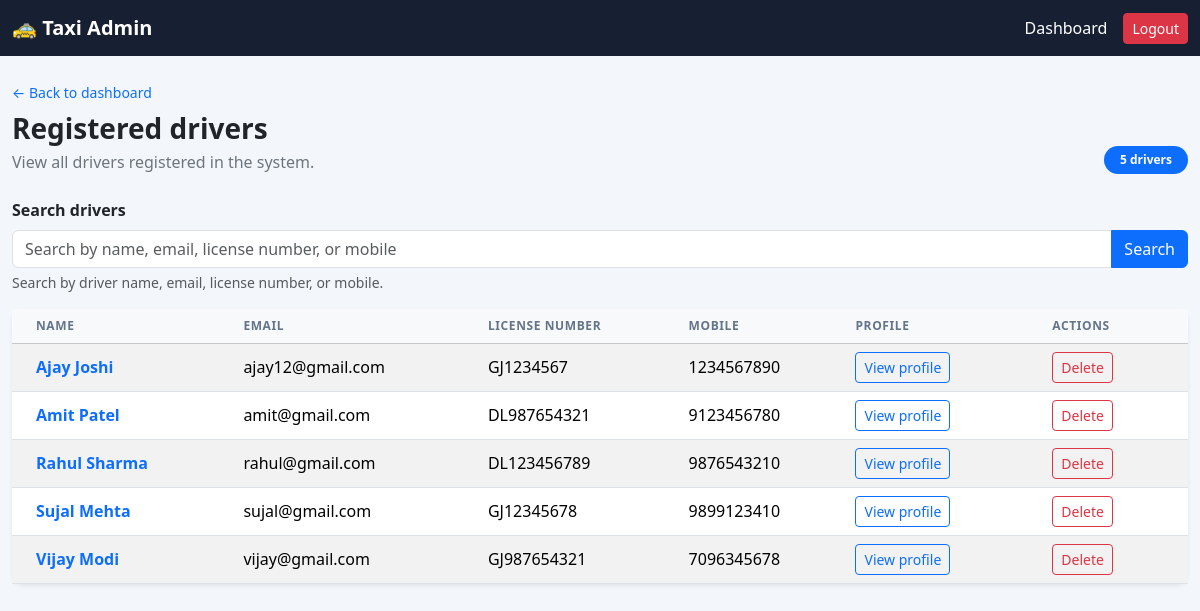
The app's page /drivers/ (signed in), older data.
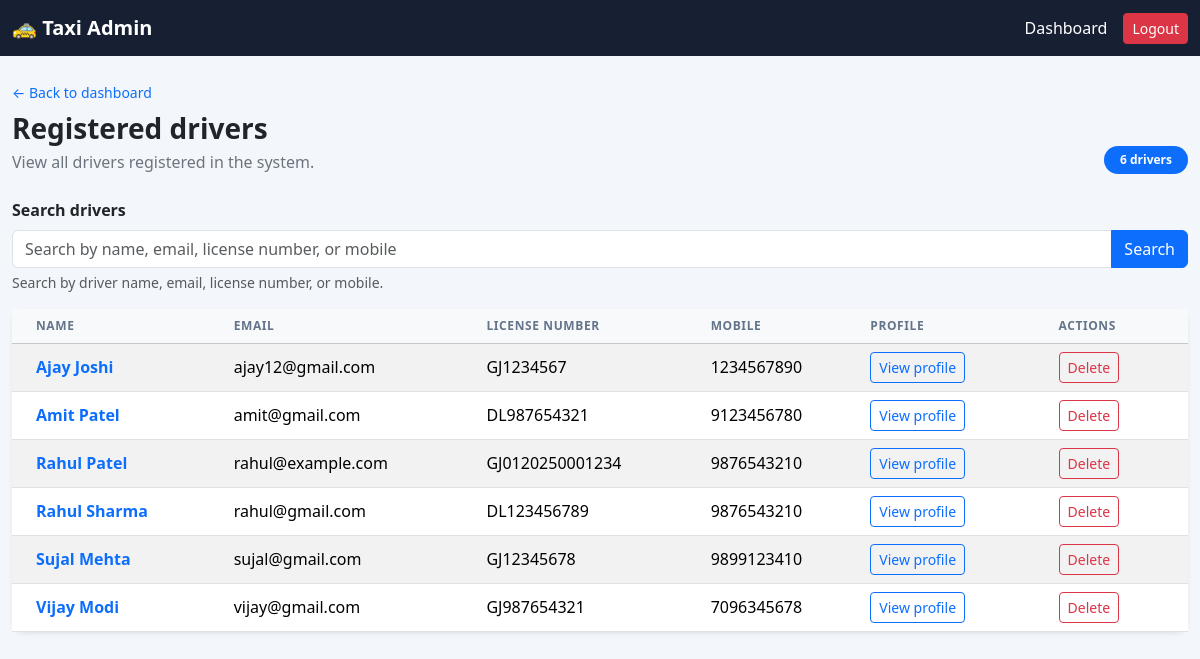
The same page, newer data.
### core/models.py (models this page shows, shortened)
class Driver(models.Model):
    name = models.CharField(max_length=100)
    email = models.EmailField(unique=True)
    license_number = models.CharField(
        max_length=50,
        unique=True
    )
    mobile = models.CharField(max_length=15)
    taxi_number = models.CharField(max_length=20, blank=True)
    password = models.CharField(max_length=128)

### core/views.py (the view, shortened to what this page needs)
# urls.py: path('drivers/', views.admin_drivers, name='admin_drivers'),
@user_passes_test(lambda user: user.is_authenticated and user.is_staff,
                  login_url='admin_login')
def admin_drivers(request):
    search_form = DriverSearchForm(request.GET)
    search_form.is_valid()
    search_query = search_form.cleaned_data['q']
    drivers = Driver.objects.order_by('name')
    return render(
        request,
        'core/admin_drivers.html',
        {
            'drivers': drivers,
            'search_form': search_form,
            'search_query': search_query,
        },
    )

### core/forms.py
class DriverSearchForm(forms.Form):
    q = forms.CharField(
        label='Search drivers',
        required=False,
        strip=True,
        widget=forms.SearchInput(attrs={
            'class': 'form-control',
            'placeholder': 'Search by name, email, license number, or mobile',
            'aria-describedby': 'driver-search-help',
        }),
    )

### core/templates/core/admin_drivers.html (shortened to what the changed rows need)
<!DOCTYPE html>
<html lang="en">
<head>
    <link href="https://cdn.jsdelivr.net/npm/bootstrap@5.3.3/dist/css/bootstrap.min.css"
          rel="stylesheet">
</head>
<body>
<main class="container-xxl py-4">
    <header class="mb-4">
        <div class="d-flex flex-wrap justify-content-between align-items-end gap-2 mt-2">
            <div>
                <h1 class="h3 fw-bold mb-1">Registered drivers</h1>
                <p class="text-secondary mb-0">View all drivers registered in the system.</p>
            </div>
            <span class="badge rounded-pill text-bg-primary px-3 py-2">
                {{ drivers|length }} driver{{ drivers|length|pluralize }}
            </span>
        </div>
    </header>
    <section class="card page-card shadow-sm" aria-label="Driver listing">
        <div class="table-responsive">
            <table class="table table-striped table-hover align-middle mb-0">
                <thead class="table-light">
                    <tr>
                        <th scope="col" class="ps-4">Name</th>
                        <th scope="col">Email</th>
                        <th scope="col">License Number</th>
                        <th scope="col">Mobile</th>
                        <th scope="col" class="pe-4">Profile</th>
                        <th scope="col" class="pe-4">Actions</th>
                    </tr>
                </thead>
                <tbody>
                    {% for driver in drivers %}
                        <tr>
                            <td class="ps-4 fw-semibold">
                                <a class="text-decoration-none"
                                   href="{% url 'admin_driver_detail' driver.id %}">
                                    {{ driver.name }}
                                </a>
                            </td>
                            <td>{{ driver.email }}</td>
                            <td>{{ driver.license_number }}</td>
                            <td>{{ driver.mobile }}</td>
                            <td class="pe-4">
                                <a class="btn btn-outline-primary btn-sm"
                                   href="{% url 'admin_driver_detail' driver.id %}">
                                    View profile
                                </a>
                            </td>
                            <td class="pe-4">
                                <form method="POST"
                                      action="{% url 'admin_driver_delete' driver.id %}"
                                      onsubmit="return confirm('Delete {{ driver.name|escapejs }}? This cannot be undone.');">
                                    <button type="submit"
                                            class="btn btn-outline-danger btn-sm">
                                        Delete
                                    </button>
                                </form>
                            </td>
                        </tr>
                    {% endfor %}
                </tbody>
            </table>
        </div>
    </section>
</main>
</body>
</html>

Row changes from the older to the newer data that the page shows:
added Driver: name "Rahul Patel", email "rahul@example.com", license_number "GJ0120250001234", mobile "9876543210"
Text that changed along with them:
{{ drivers|length }}: "5" → "6"
